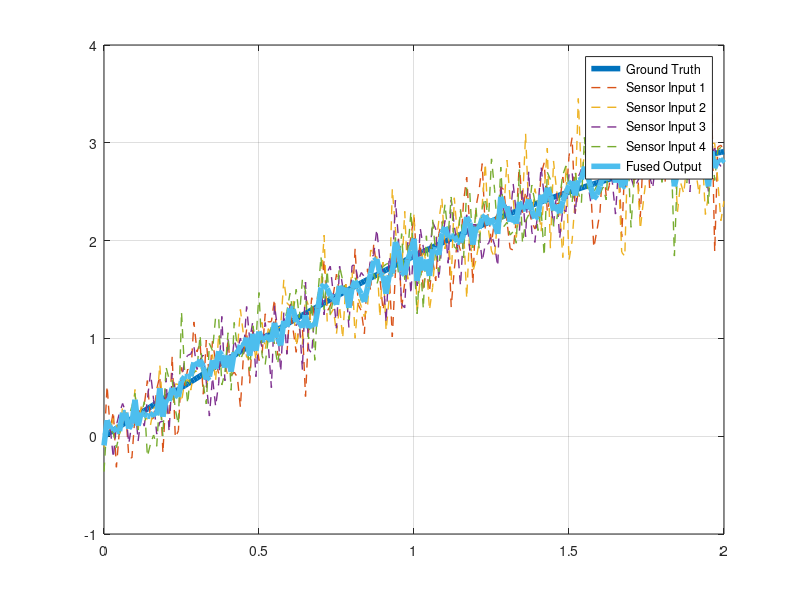

The MATLAB script that drew this image:
% Source: https://stackoverflow.com/questions/55813719/multi-sensors-fusion-using-kalman-filter

function [] = main()
    % time step
    dt = 0.01;

    t=(0:dt:2)';
    n = numel(t);

    %ground truth
    signal = sin(t)+t; 

    % state matrix
    X = zeros(2,1);

    % covariance matrix
    P = zeros(2,2);

    % kalman filter output through the whole time
    X_arr = zeros(n, 2);

    % system noise
    Q = [0.04 0;
         0 1];

    % transition matrix
    F = [1 dt;
         0 1]; 

    % observation matrix 
    H = [1 0];

    % variance of signal 1 
    s1_var = 0.08*ones(size(t)); 
    s1 = generate_signal(signal, s1_var);

    % variance of signal 2 
    s2_var = 0.01*(cos(8*t)+10*t);
    s2 = generate_signal(signal, s2_var);

    % variance of signal 3 
    s3_var = 0.02*(sin(2*t)+2);
    s3 = generate_signal(signal, s3_var);

    % variance of signal 4 
    s4_var = 0.06*ones(size(t)); 
    s4 = generate_signal(signal, s4_var);

    % fusion
    for i = 1:n
        if (i == 1)
            [X, P] = init_kalman(X, s1(i, 1)); % initialize the state using the 1st sensor
        else
            [X, P] = prediction(X, P, Q, F);

            [X, P] = update(X, P, s1(i, 1), s1(i, 2), H);
            [X, P] = update(X, P, s2(i, 1), s2(i, 2), H);
            [X, P] = update(X, P, s3(i, 1), s3(i, 2), H);
            [X, P] = update(X, P, s4(i, 1), s4(i, 2), H);
        end

        X_arr(i, :) = X;
    end

    plot(t, signal, 'LineWidth', 4);
    hold on;
    plot(t, s1(:, 1), '--', 'LineWidth', 1);
    plot(t, s2(:, 1), '--', 'LineWidth', 1);
    plot(t, s3(:, 1), '--', 'LineWidth', 1);
    plot(t, s4(:, 1), '--', 'LineWidth', 1);
    plot(t, X_arr(:, 1), 'LineWidth', 4);
    hold off;
    grid on;
    legend('Ground Truth', 'Sensor Input 1', 'Sensor Input 2', 'Sensor Input 3', 'Sensor Input 4', 'Fused Output');
end

function [s] = generate_signal(signal, var)
    noise = randn(size(signal)).*sqrt(var);

    s(:, 1) = signal + noise;
    s(:, 2) = var; 
end

function [X, P] = init_kalman(X, y)
    X(1,1) = y;
    X(2,1) = 0;

    P = [100 0;
         0   300];
end

function [X, P] = prediction(X, P, Q, F)
    X = F*X;
    P = F*P*F' + Q;
end

function [X, P] = update(X, P, y, R, H)
    % Difference b/w measured, and previous, in measurement space
    Inn = y - H*X;

    S = H*P*H' + R;
    K = P*H'/S;

    X = X + K*Inn;
    P = P - K*H*P;
end
